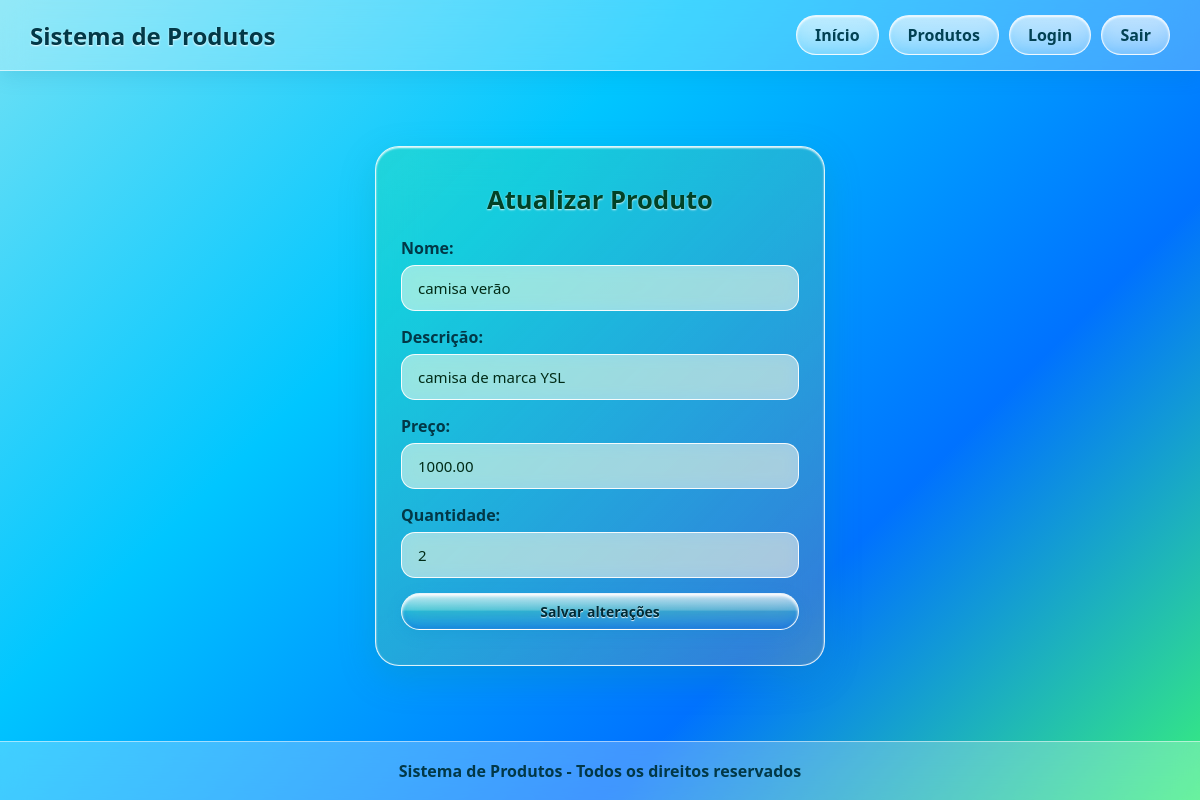
/produtos/atualizar.php?id=3 (signed in), run on the app's committed database.
### tables this page shows
CREATE TABLE `produtos` (
  `id` int(11) NOT NULL,
  `nome` varchar(100) NOT NULL,
  `descricao` varchar(255) NOT NULL,
  `preco` decimal(10,2) NOT NULL,
  `quantidade` int(11) NOT NULL
);

### produtos/atualizar.php (the view, shortened to what this page needs)
<?php
require __DIR__ . '/../conexao.php';
if ($_SERVER['REQUEST_METHOD'] == 'POST') {
    $id = $_POST['id'];
    $nome = $_POST['nome'];
    $descricao = $_POST['descricao'];
    $preco = $_POST['preco'];
    $quantidade = $_POST['quantidade'];
    $sql = "UPDATE produtos SET
            nome = '$nome',
            descricao = '$descricao',
            preco = '$preco',
            quantidade = '$quantidade'
            WHERE id = '$id'";
    mysqli_query($conexao, $sql);
    header('Location: listar.php');
    exit;
} else {
    $id = $_GET['id'];
    $sql = "SELECT * FROM produtos WHERE id = '$id'";
    $resultado = mysqli_query($conexao, $sql);
    $produto = mysqli_fetch_assoc($resultado);
}
?>
<?php require __DIR__ . '/../cabecalho.php'; ?>
<main class="main-content">
    <div class="glass-card card-editar-aquafruit">
        <h2>Atualizar Produto</h2>
        <form action="atualizar.php" method="POST" class="glass-form">
            <div class="input-group">
                <label for="nome">Nome:</label>
                <input type="text" id="nome" class="glass-input" name="nome" value="<?php echo $produto['nome']; ?>">
            </div>
            <div class="input-group">
                <label for="descricao">Descrição:</label>
                <input type="text" id="descricao" class="glass-input" name="descricao" value="<?php echo $produto['descricao']; ?>">
            </div>
            <div class="input-group">
                <label for="preco">Preço:</label>
                <input type="text" id="preco" class="glass-input" name="preco" value="<?php echo $produto['preco']; ?>">
            </div>
            <div class="input-group">
                <label for="quantidade">Quantidade:</label>
                <input type="text" id="quantidade" class="glass-input" name="quantidade" value="<?php echo $produto['quantidade']; ?>">
            </div>
            <button type="submit" class="glass-button btn-salvar-aquafruit">Salvar alterações</button>
        </form>
    </div>
</main>
<?php require __DIR__ . '/../rodape.php'; ?>

### css/style.css (style rules this page uses)
* { margin: 0; padding: 0; box-sizing: border-box; font-family: 'Segoe UI', Tahoma, Geneva, Verdana, sans-serif; }
body.glass-body { background: linear-gradient(135deg, #70e1f5 0%, #00c6ff 35%, #0072ff 70%, #38ef7d 100%); background-attachment: fixed; min-height: 100vh; color: #032b38; display: flex; flex-direction: column; overflow-x: hidden; }
body.glass-body::before { content: ""; position: fixed; top: 0; left: 0; width: 100vw; height: 100vh; pointer-events: none; z-index: -1; background-image: url('https://pngimg.com/uploads/fish/fish_PNG25126.png'), url('https://pngimg.com/uploads/fish/fish_PNG25142.png'), url('https://pngimg.com/uploads/fish/fish_PNG25114.png'), url('https://pngimg.com/uploads/fish/fish_PNG25120.png'), url('https://pngimg.com/uploads/fish/fish_PNG25134.png'); background-size: 90px auto, 75px auto, 80px auto, 60px auto, 110px auto; background-repeat: no-repeat; animation: nadarMundoAquatico 22s linear infinite; }
.login-container, .home-container, .main-content { flex: 1; width: 100%; max-width: 1100px; margin: 0 auto; display: flex; flex-direction: column; align-items: center; justify-content: center; padding: 30px 15px; }
.glass-card { background: linear-gradient(135deg, rgba(255, 255, 255, 0.45), rgba(255, 255, 255, 0.15)); backdrop-filter: blur(20px); -webkit-backdrop-filter: blur(20px); border: 1px solid rgba(255, 255, 255, 0.8); border-radius: 24px; padding: 35px 25px; width: 100%; max-width: 450px; box-shadow: 0 12px 35px rgba(0, 70, 110, 0.2), inset 0 1px 2px rgba(255, 255, 255, 0.9); }
.glass-card h2 { color: #023847; margin-bottom: 20px; text-align: center; font-size: 1.6rem; }
.glass-form { width: 100%; }
.glass-form label { display: block; margin-top: 15px; margin-bottom: 6px; font-weight: 600; color: #023847; }
.glass-input { width: 100%; padding: 12px 16px; border-radius: 14px; border: 1px solid rgba(255, 255, 255, 0.9); background: rgba(255, 255, 255, 0.35); backdrop-filter: blur(8px); outline: none; color: #01222b; font-size: 15px; transition: all 0.3s ease; }
.glass-button, .edit-button, .delete-button, a.glass-button, a.edit-button, a.delete-button, button.glass-button { display: inline-block !important; padding: 8px 20px !important; background: linear-gradient( 180deg, rgba(255, 255, 255, 0.75) 0%, rgba(137, 247, 254, 0.35) 45%, rgba(0, 198, 255, 0.25) 50%, rgba(0, 114, 255, 0.45) 100% ) !important; backdrop-filter: blur(12px) !important; -webkit-backdrop-filter: blur(12px) !important; color: #002b36 !important; font-weight: 700 !important; font-size: 14px !important; border: 1px solid rgba(255, 255, 255, 0.9) !important; border-radius: 30px !important; cursor: pointer !important; text-decoration: none !important; text-shadow: 0 1px 1px rgba(255, 255, 255, 0.9) !important; box-shadow: 0 4px 15px rgba(0, 140, 200, 0.2), inset 0 2px 3px rgba(255, 255, 255, 0.95), inset 0 -2px 5px rgba(0, 100, 180, 0.2) !important; transition: all 0.25s ease-in-out !important; text-align: center !important; }
.card-editar-aquafruit { background: linear-gradient(135deg, rgba(56, 239, 125, 0.25), rgba(255, 179, 71, 0.2)) !important; backdrop-filter: blur(20px); -webkit-backdrop-filter: blur(20px); border: 1.5px solid rgba(255, 255, 255, 0.85) !important; box-shadow: 0 12px 35px rgba(17, 153, 142, 0.25), inset 0 1px 2px rgba(255, 255, 255, 0.95) !important; }
.card-editar-aquafruit h2 { color: #014227 !important; text-shadow: 0 1px 2px rgba(255, 255, 255, 0.8); }
.card-editar-aquafruit .glass-input { background: rgba(255, 255, 255, 0.5) !important; border: 1px solid rgba(255, 255, 255, 0.9) !important; color: #002b17 !important; }
.btn-salvar-aquafruit { width: 100% !important; margin-top: 15px !important; background: linear-gradient( 180deg, rgba(255, 255, 255, 0.9) 0%, rgba(255, 200, 100, 0.5) 40%, rgba(255, 140, 0, 0.55) 50%, rgba(56, 239, 125, 0.65) 100% ) !important; color: #013821 !important; border: 1px solid rgba(255, 255, 255, 0.9) !important; box-shadow: 0 4px 15px rgba(56, 239, 125, 0.3), inset 0 2px 3px #fff !important; }

### data on the page
produtos: nome "camisa verão", descricao "camisa de marca YSL", preco "1000.00", quantidade "2"
